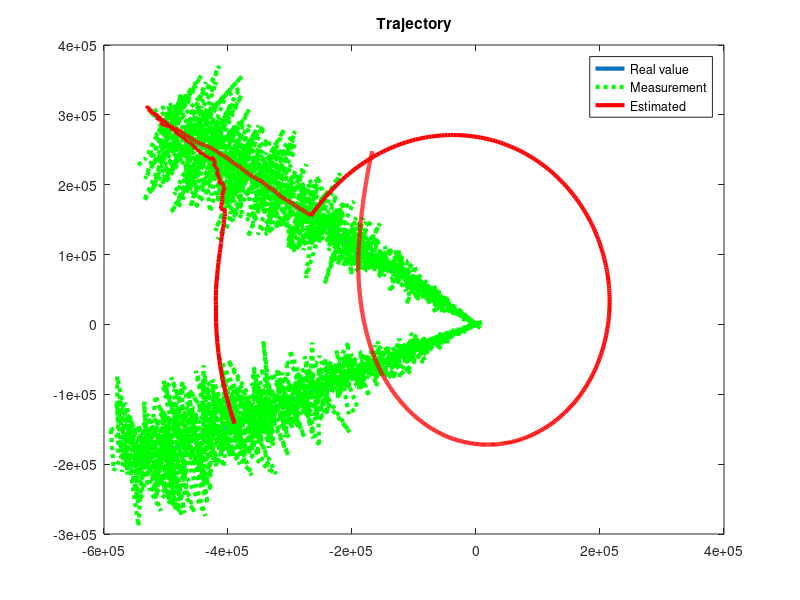
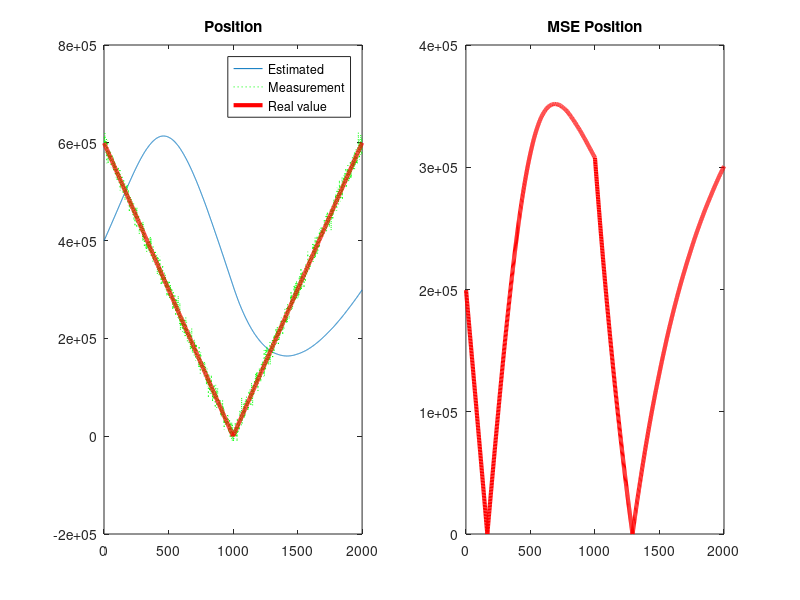
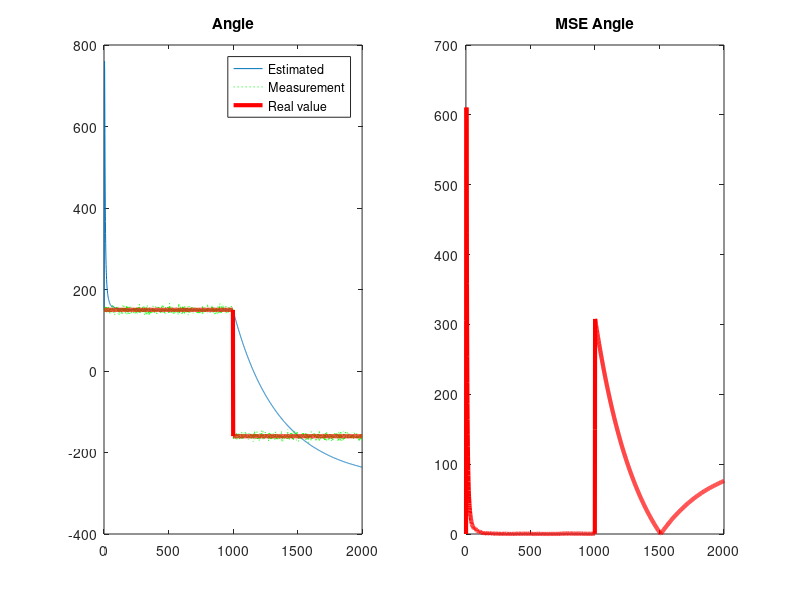

MATLAB code for these plots, in order:
function [] = kalman_reset(ver)

if (nargin < 1)
    ver = 1;
end

n_iter  = 2000;
delta   = 1;
total_t = n_iter*delta;

n = 1:total_t;
K = round(total_t/2);

s_rho = 1e8; % range
s_theta = 25; % bearing

V = 600; % radial speed 
R = 330; % direction 

% white noise
v_rho = s_rho^0.5*randn(size(n));
v_theta = s_theta^0.5*randn(size(n));

% Initial values
rho  = 400000;
theta = 150;

% Real Values
x(1) = rho*sin(theta*pi/180);
y(1) = rho*cos(theta*pi/180);

for k = 2:K
    x(k) = x(k-1) + V*sin(R*pi/180)*delta;
    y(k) = y(k-1) + V*cos(R*pi/180)*delta;
end

R = 200; % new direction

for k = K+1:total_t
    x(k) = x(k-1) + V*sin(R*pi/180)*delta;
    y(k) = y(k-1) + V*cos(R*pi/180)*delta;
end

y_offset = max(y) 
x_offset = x(y==y_offset)

% send the curve to the center
x = x - x_offset;
y = y - y_offset;

% range, bearing
r(1,:) = sqrt( x.^2 + y.^2 );
r(2,:) = (180/pi) *angle(y+1i*x); 

% Observations
rm(1,:) = r(1,:) + v_rho;
rm(2,:) = r(2,:) + v_theta;

if  ver == 1
    re = kalman1(s_rho,s_theta,rm,total_t,r,n);
else
    re = kalman2(s_rho,s_theta,rm,total_t,r,n);
end

plotResults (x,y,  re, rm, n, total_t, r)

end

function [re]= kalman1(s_rho,s_theta,rm,m,r,n)
% Prediccion
re(1,1) = 400000; % radial distance
re(2,1) = 150;% angle
re(3,1) = 600;% noise in radial distance
re(4,1) = 330;% noise in angle

% Covariance Matrix, uncentainty around predictions
%P =  diag([s_rho,s_theta,s_rho,s_theta]);%eye(4);
P = eye(4);

% http://www.bzarg.com/p/how-a-kalman-filter-works-in-pictures/
% A = F, predicton matrix
A = [1 0 1 0; 0 1 0 1; 0 0 1 0; 0 0 0 1];
% C = H , for unit scalation between reading and estimation
C = [1 0 0 0;0 1 0 0 ]; 

% sensor noise
R = [s_rho 0 ; 0 s_theta];

for k = 2:m
    % next state
    % Prediction : 
    re(:,k) = A*re(:,k-1); 
    P = A*P*A'; 
  
    % Update: 
    % Calculando la ganancia Kalman
    K = P*C'/( C*P*C' + R); 

    % Correccion basada en la observacion
    %re(:,k) = re(:,k) + K*(rm(:,k) - C*re(:,k)); % from tutorial
    re(:,k) = re(:,k) + K*(rm(:,k) - re(1:2,k));
    P = (eye(4) - K*C)*P;
end

end

function [re]= kalman2(s_rho,s_theta,rm,m,r,n)
% Prediccion
re(1,1) = 400000;
re(2,1) = 150;
re(3,1) = 600;
re(4,1) = 330;

P =  diag([s_rho,s_theta,s_rho,s_theta]);%eye(4);

P = eye(4);
A = [1 0 1 0; 0 1 0 1; 0 0 1 0; 0 0 0 1];
C = [1 0 0 0;0 1 0 0 ]; 

R = [s_rho 0 ; 0 s_theta];

for k = 2:m
    re(:,k) = A*re(:,k-1); 
    P = A*P*A'; 
  
    % Calculando la ganancia Kalman
    K = P*C'/( C*P*C' + R); 

    % Correccion basada en la observacion
    re(:,k) = re(:,k) + K*(rm(:,k) - re(1:2,k));
    P = (eye(4) - K*C)*P;
    
        if  abs(re(2,k) - rm(2,k)) > s_theta*4
                re(1,k) = 400000;
                re(2,k) = -150;  
                re(3,k) = 600;
                re(4,k) = 200;

          P = diag([s_rho,s_theta,s_rho,s_theta]);

        end
    
end

end


function plotResults (x,y,re, rm, n, m, r)

linewidth = 3; 
figure; plot(y,x,'LineWidth', linewidth)
hold on
y = re(1,:) .* cosd (re(2,:));
x = re(1,:) .* sind (re(2,:));
yn = rm(1,:) .*cosd (rm(2,:));
xn = rm(1,:) .*sind (rm(2,:));

%plot(yn,xn,'g:', 'LineWidth', linewidth)
%plot(y,x,'r', 'LineWidth', linewidth)

plot(yn(25:m),xn(25:m),'g:', 'LineWidth', linewidth)
plot(y(25:m),x(25:m),'r', 'LineWidth', linewidth)

title('Trajectory')
legend('Real value','Measurement', 'Estimated')


mse_pos = abs(re(1,:) - r(1,:));
mse_angle = abs(re(2,:) - r(2,:));

figure
subplot(1,2,1)
plot(n,re(1,:),n,rm(1,:),'g:',n,r(1,:),'r', 'LineWidth',linewidth)
legend( 'Estimated','Measurement','Real value')
title('Position')

subplot(1,2,2)
plot(n,mse_pos,'r','LineWidth', linewidth)
title('MSE Position')


figure
subplot(1,2,1)
plot(n,re(2,:),n,rm(2,:),'g:',n,r(2,:),'r','LineWidth', linewidth)
title('Angle')
legend( 'Estimated','Measurement', 'Real value')

subplot(1,2,2)
plot(n,mse_angle,'r','LineWidth', linewidth)
title('MSE Angle')


end
